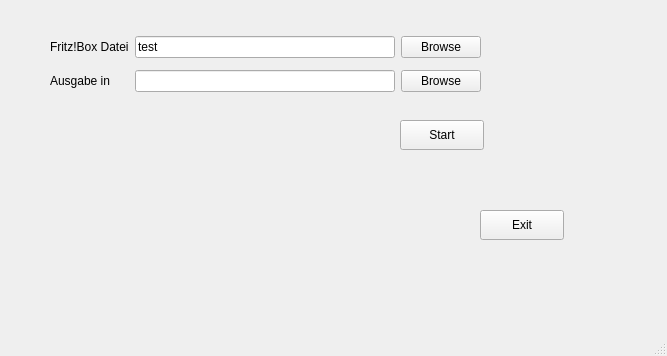
<?xml version="1.0" encoding="UTF-8"?>
<ui version="4.0">
 <class>MainWindow</class>
 <widget class="QMainWindow" name="MainWindow">
  <property name="geometry">
   <rect>
    <x>0</x>
    <y>0</y>
    <width>667</width>
    <height>356</height>
   </rect>
  </property>
  <property name="windowTitle">
   <string>MainWindow</string>
  </property>
  <widget class="QWidget" name="centralwidget">
   <widget class="QPushButton" name="pushButton_exit">
    <property name="geometry">
     <rect>
      <x>480</x>
      <y>210</y>
      <width>84</width>
      <height>30</height>
     </rect>
    </property>
    <property name="text">
     <string>Exit</string>
    </property>
   </widget>
   <widget class="QPushButton" name="pushButton_start">
    <property name="geometry">
     <rect>
      <x>400</x>
      <y>120</y>
      <width>84</width>
      <height>30</height>
     </rect>
    </property>
    <property name="text">
     <string>Start</string>
    </property>
   </widget>
   <widget class="QWidget" name="layoutWidget">
    <property name="geometry">
     <rect>
      <x>50</x>
      <y>30</y>
      <width>431</width>
      <height>68</height>
     </rect>
    </property>
    <layout class="QGridLayout" name="gridLayout">
     <item row="0" column="0">
      <widget class="QLabel" name="label">
       <property name="text">
        <string>Fritz!Box Datei</string>
       </property>
       <property name="margin">
        <number>5</number>
       </property>
      </widget>
     </item>
     <item row="0" column="1">
      <widget class="QLineEdit" name="lineEdit">
       <property name="text">
        <string>test</string>
       </property>
       <property name="placeholderText">
        <string>*.xml</string>
       </property>
      </widget>
     </item>
     <item row="0" column="2">
      <widget class="QPushButton" name="pushButton_input">
       <property name="text">
        <string>Browse</string>
       </property>
      </widget>
     </item>
     <item row="1" column="0">
      <widget class="QLabel" name="label_2">
       <property name="text">
        <string>Ausgabe in </string>
       </property>
      </widget>
     </item>
     <item row="1" column="1">
      <widget class="QLineEdit" name="lineEdit_2"/>
     </item>
     <item row="1" column="2">
      <widget class="QPushButton" name="pushButton_output">
       <property name="text">
        <string>Browse</string>
       </property>
      </widget>
     </item>
    </layout>
   </widget>
   <widget class="QLabel" name="label_status">
    <property name="geometry">
     <rect>
      <x>40</x>
      <y>195</y>
      <width>321</width>
      <height>51</height>
     </rect>
    </property>
    <property name="font">
     <font>
      <pointsize>12</pointsize>
      <weight>75</weight>
      <bold>true</bold>
     </font>
    </property>
    <property name="autoFillBackground">
     <bool>false</bool>
    </property>
    <property name="text">
     <string/>
    </property>
   </widget>
  </widget>
  <widget class="QMenuBar" name="menubar">
   <property name="geometry">
    <rect>
     <x>0</x>
     <y>0</y>
     <width>667</width>
     <height>26</height>
    </rect>
   </property>
  </widget>
  <widget class="QStatusBar" name="statusbar"/>
 </widget>
 <resources/>
 <connections/>
</ui>
